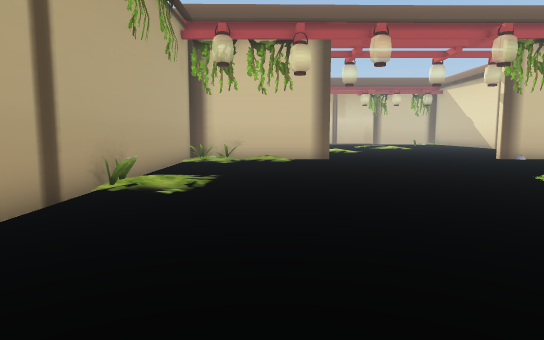
view 1 (above)

18 first-person views from a walk through a 3-D level made in the Unity game engine. The camera is 1.2 m above the floor, tilts 6° down and sees 75° across. Doors are open. The floor is counted in squares, 1 m on a side. Each view is taken from the middle of a square. On the plan, view 1 faces up. The plan holds only what a view shows up to about 14 squares ahead; the rest is blank. The place goes on beyond the plan. The player is left out.

view 2
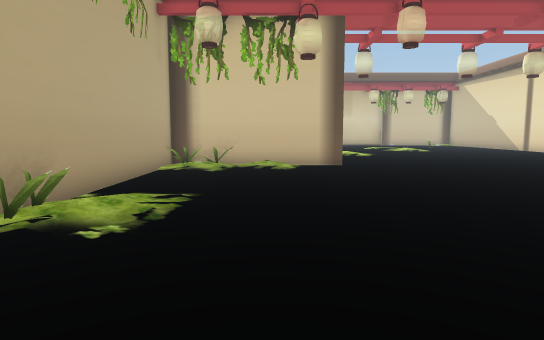

view 3
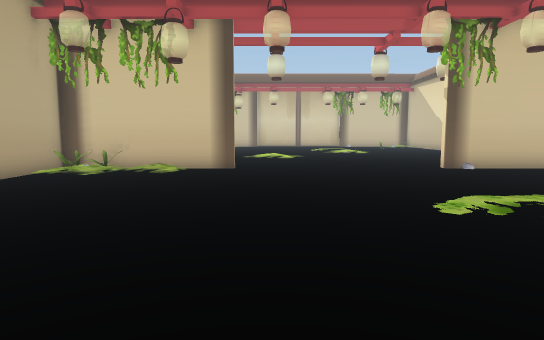

view 4
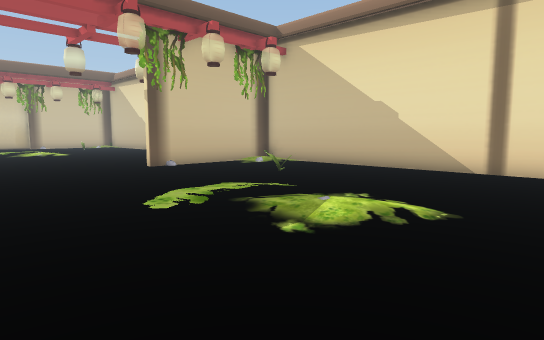

view 5
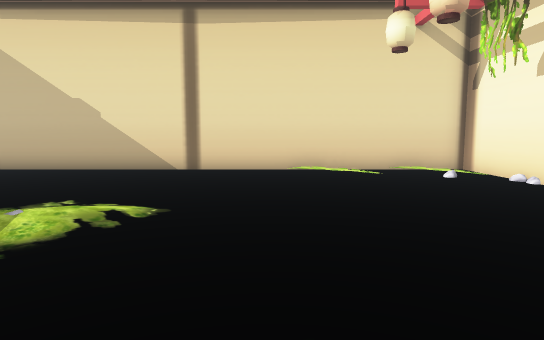

view 6
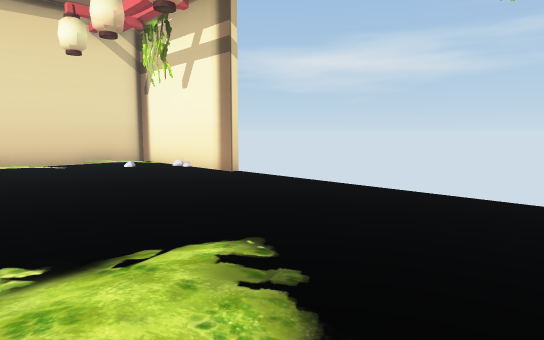

view 7
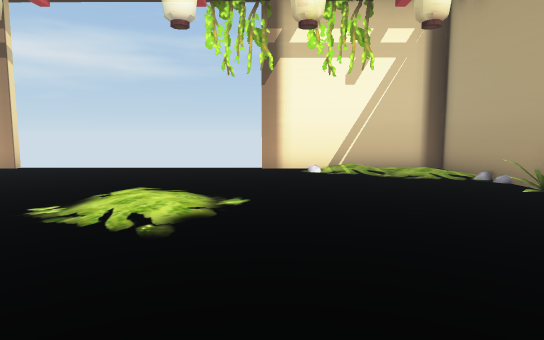

view 8
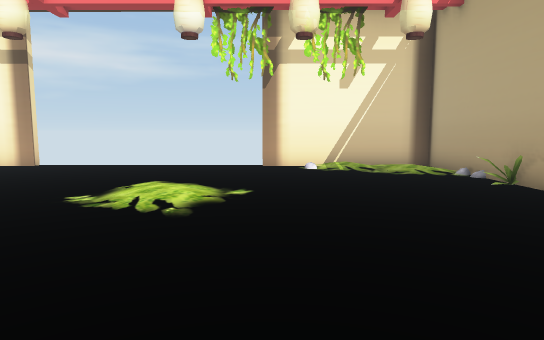

view 9
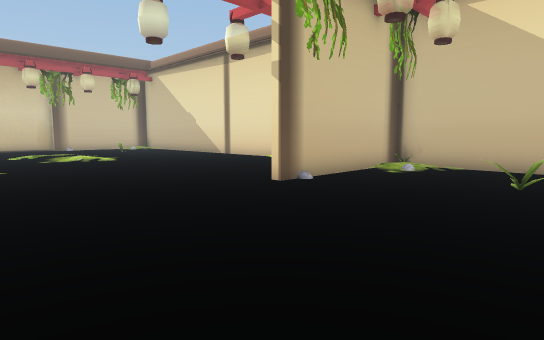

view 10
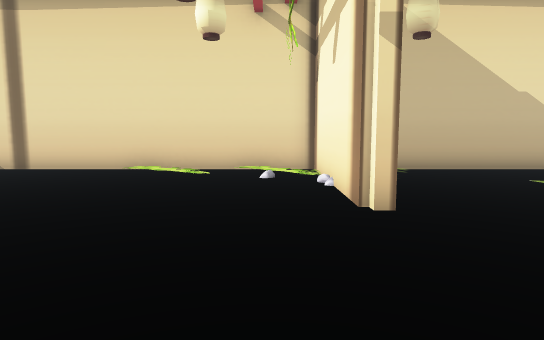

view 11
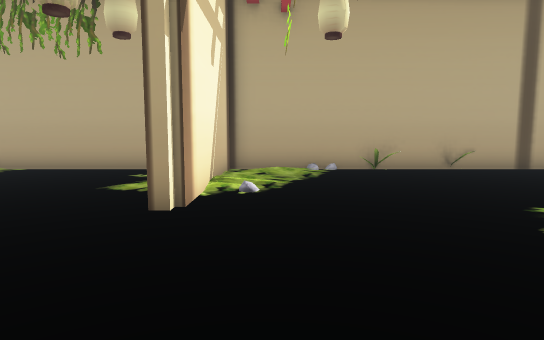

view 12
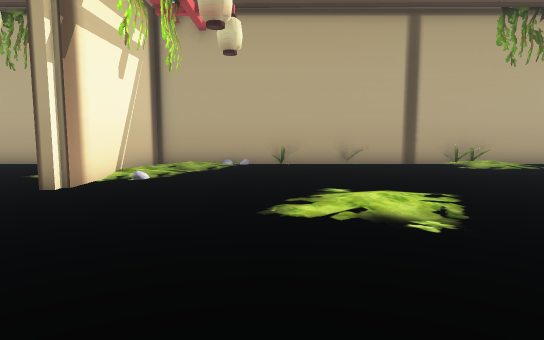

view 13
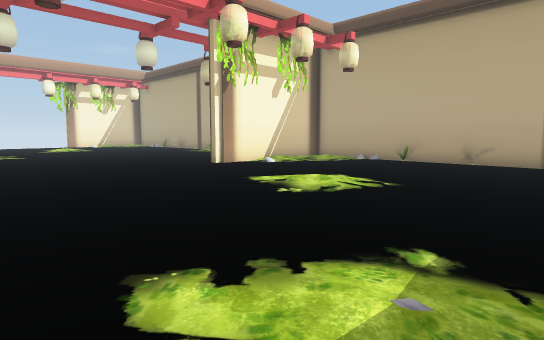

view 14
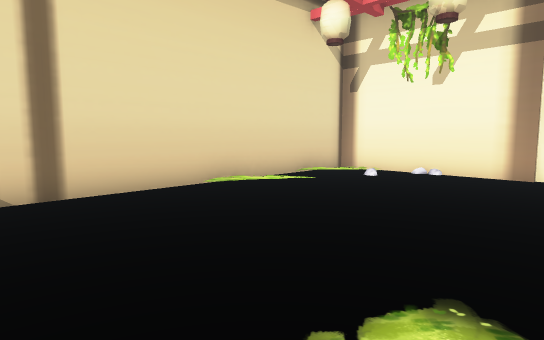

view 15
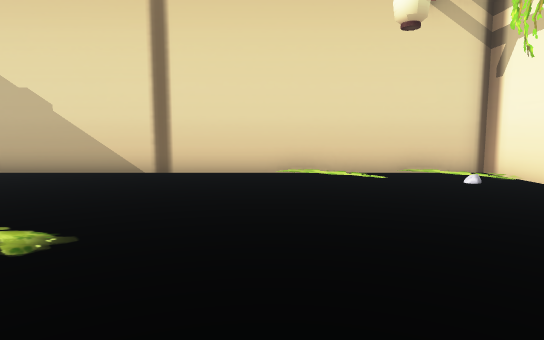

view 16
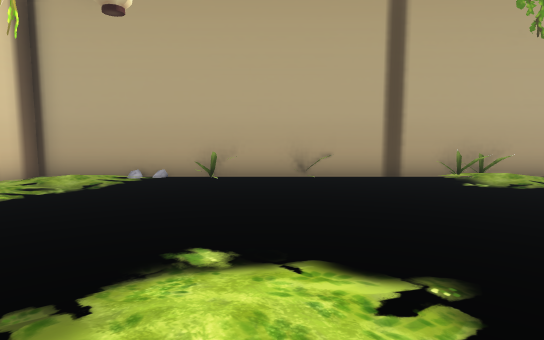

view 17
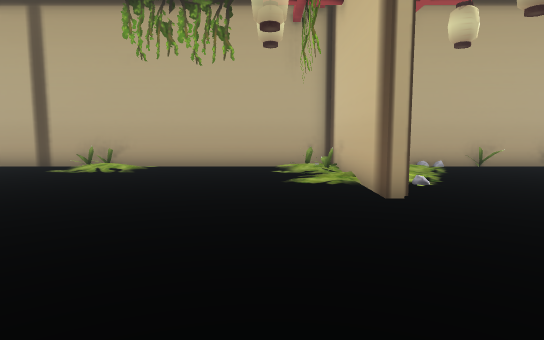

view 18
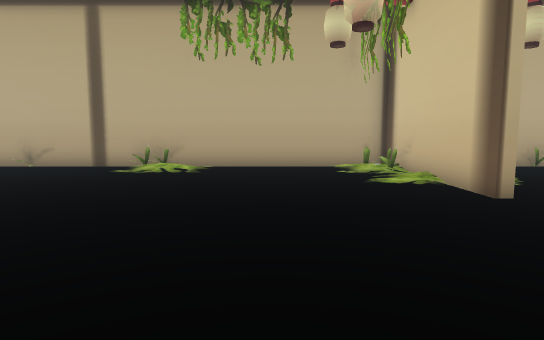

### Floor plan
Points are (right, up) in squares from view 1. A wall is a line through its corners. A room is listed if a view was taken in it or the views show most of it. See-through windows are left out.
Room 1 (views 1, 2, 3, 4, 5, 6, 7, 8, 9, 17, 18)
walls: (10.7, -3.9) (12.5, -3.9); (2.6, 16.6) (2.6, 16.1) (0.4, 16.1); (0.5, -3.9) (2.4, -3.9); (14.4, -3.9) (16.7, -3.9) (16.7, 14.5); (-3.7, 16.1) (-3.7, -3.9) (-2.4, -3.9); (16.5, 16.1) (11.4, 16.1); (-3.7, 17.6) (-3.7, 16.6) (-3.1, 16.6)
ways out: opening at (-1.5, 17) to room 2; open door at (6.5, 17) to room 2; open door at (6.5, -4)
objects: other object (-4, -3); other object (-4, -1); other object (-4, 8); other object (-4, 15); other object (-3, 1); other object (-3, 8); other object (-3, 15); other object (-3, 16); other object (-2, -4); other object (-2, 16); other object (-1, -5) to (0, -4); other object (-1, 16); other object (0, 16); other object (11, 16); other object (13, -4); other object (13, 11); other object (14, -4); other object (17, 15); other object (17, 16)
Room 2 (views 10, 11, 12, 13, 14, 15, 16)
walls: (11.4, 16.6) (16.7, 16.6) (16.7, 28.5); (0.5, 16.6) (2.6, 16.6); (-3.7, 27.5) (-3.7, 17.6)
ways out: opening at (-1.5, 17) to room 1; open door at (6.5, 17) to room 1
objects: other object (-4, 18); other object (-4, 20); other object (-3, 21); other object (-3, 28); other object (13, 17); other object (14, 17)

Where each view was taken, in squares from view 1:
view 1: 0 up, 0 right, facing up
view 2: 3 up, 0 right, facing up
view 3: 3 up, 4 right, facing up
view 4: 3 up, 4 right, facing up-right
view 5: 3 up, 4 right, facing right
view 6: 3 up, 2 right, facing down-right
view 7: 8 up, 2 right, facing down
view 8: 9 up, 2 right, facing down
view 9: 10 up, 4 right, facing up-right
view 10: 18 up, 5 right, facing right
view 11: 18 up, 8 right, facing left
view 12: 21 up, 10 right, facing left
view 13: 28 up, 11 right, facing down-left
view 14: 28 up, 9 right, facing down-right
view 15: 23 up, 6 right, facing right
view 16: 23 up, 6 right, facing left
view 17: 14 up, 9 right, facing left
view 18: 12 up, 9 right, facing left
